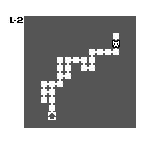

Below is a game level as drawn by its tile map, then a one-line description and the .tmx file that defines it, in full:
An orthogonal 20x18 tile map with 8x8 px tiles, 2 tile layers (Tile Layer 1, Tile Layer 2), 3 tilesets.

<map version="1.2" tiledversion="1.2.2" orientation="orthogonal" renderorder="right-down" width="20" height="18" tilewidth="8" tileheight="8" infinite="0" nextlayerid="3" nextobjectid="1">
 <tileset firstgid="1" source="minimap.tsx" />
 <tileset firstgid="33" source="items-2.tsx" />
 <tileset firstgid="97" source="overworld-landscape.tsx" />
 <layer id="1" name="Tile Layer 1" width="20" height="18">
  <data encoding="csv">
192,192,192,192,192,192,192,192,192,192,192,192,192,192,192,192,192,192,192,192,
192,192,192,192,192,192,192,192,192,192,192,192,192,192,192,192,192,192,192,192,
192,192,192,190,190,190,190,190,190,190,190,190,190,190,190,190,190,192,192,192,
192,192,192,190,190,190,190,190,190,190,190,190,190,190,190,190,190,192,192,192,
192,192,192,190,190,190,190,190,190,190,190,190,190,190,190,190,190,192,192,192,
192,192,192,190,190,190,190,190,190,190,190,190,190,190,190,190,190,192,192,192,
192,192,192,190,190,190,190,190,190,190,190,190,190,190,190,190,190,192,192,192,
192,192,192,190,190,190,190,190,190,190,190,190,190,190,190,190,190,192,192,192,
192,192,192,190,190,190,190,190,190,190,190,190,190,190,190,190,190,192,192,192,
192,192,192,190,190,190,190,190,190,190,190,190,190,190,190,190,190,192,192,192,
192,192,192,190,190,190,190,190,190,190,190,190,190,190,190,190,190,192,192,192,
192,192,192,190,190,190,190,190,190,190,190,190,190,190,190,190,190,192,192,192,
192,192,192,190,190,190,190,190,190,190,190,190,190,190,190,190,190,192,192,192,
192,192,192,190,190,190,190,190,190,190,190,190,190,190,190,190,190,192,192,192,
192,192,192,190,190,190,190,190,190,190,190,190,190,190,190,190,190,192,192,192,
192,192,192,190,190,190,190,190,190,190,190,190,190,190,190,190,190,192,192,192,
192,192,192,192,192,192,192,192,192,192,192,192,192,192,192,192,192,192,192,192,
192,192,192,192,192,192,192,192,192,192,192,192,192,192,192,192,192,192,192,192
</data>
 </layer>
 <layer id="2" name="Tile Layer 2" width="20" height="18">
  <data encoding="csv">
0,0,0,0,0,0,0,0,0,0,0,0,0,0,0,0,0,0,0,0,
0,0,0,0,0,0,0,0,0,0,0,0,0,0,0,0,0,0,0,0,
0,91,83,0,0,0,0,0,0,0,0,0,0,0,0,0,0,0,0,0,
0,0,0,0,0,0,0,0,0,0,0,0,0,0,0,0,0,0,0,0,
0,0,0,0,0,0,0,0,0,0,0,0,0,0,5,0,0,0,0,0,
0,0,0,0,0,0,0,0,0,0,0,0,0,0,31,0,0,0,0,0,
0,0,0,0,0,0,0,0,0,0,0,9,8,8,12,0,0,0,0,0,
0,0,0,0,0,0,0,5,9,8,10,7,0,0,0,0,0,0,0,0,
0,0,0,0,0,0,0,7,7,0,11,12,0,0,0,0,0,0,0,0,
0,0,0,0,0,0,0,13,12,0,0,0,0,0,0,0,0,0,0,0,
0,0,0,0,0,9,15,12,0,0,0,0,0,0,0,0,0,0,0,0,
0,0,0,0,0,13,14,0,0,0,0,0,0,0,0,0,0,0,0,0,
0,0,0,0,0,6,7,0,0,0,0,0,0,0,0,0,0,0,0,0,
0,0,0,0,0,0,7,0,0,0,0,0,0,0,0,0,0,0,0,0,
0,0,0,0,0,0,68,0,0,0,0,0,0,0,0,0,0,0,0,0,
0,0,0,0,0,0,0,0,0,0,0,0,0,0,0,0,0,0,0,0,
0,0,0,0,0,0,0,0,0,0,0,0,0,0,0,0,0,0,0,0,
0,0,0,0,0,0,0,0,0,0,0,0,0,0,0,0,0,0,0,0
</data>
 </layer>
</map>
